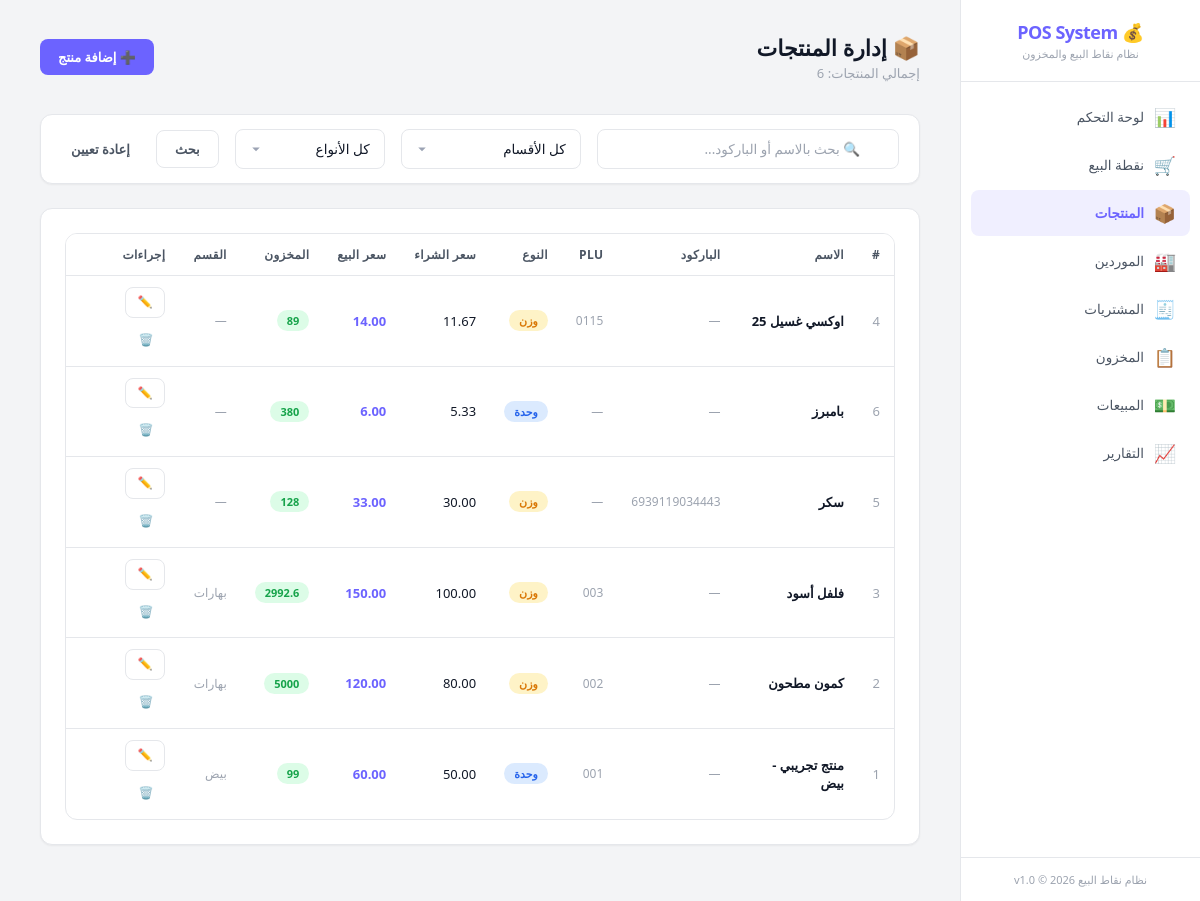
The page /?page=products on the database its author committed.
### tables this page shows
CREATE TABLE products (
    id INTEGER PRIMARY KEY AUTOINCREMENT,
    name TEXT NOT NULL,
    barcode TEXT DEFAULT NULL,
    plu_code TEXT DEFAULT NULL,
    type TEXT NOT NULL DEFAULT 'unit' CHECK(type IN ('unit', 'pack', 'weight')),
    purchase_price REAL NOT NULL DEFAULT 0,
    sale_price_unit REAL NOT NULL DEFAULT 0,
    sale_price_pack REAL DEFAULT NULL,
    pack_quantity INTEGER DEFAULT NULL,
    stock_quantity REAL NOT NULL DEFAULT 0,
    min_stock REAL NOT NULL DEFAULT 0,
    category TEXT DEFAULT NULL,
    notes TEXT DEFAULT NULL,
    is_active INTEGER NOT NULL DEFAULT 1,
    created_at TEXT NOT NULL DEFAULT (datetime('now', 'localtime')),
    updated_at TEXT NOT NULL DEFAULT (datetime('now', 'localtime'))
, pack_type TEXT DEFAULT 'كرتونة', pack_unit_quantity INTEGER DEFAULT NULL, pack_purchase_price REAL DEFAULT NULL, pack_sale_price REAL DEFAULT NULL);

### www/app/controllers/ProductController.php (called while the page is built, shortened)
<?php
class ProductController {
    private $productService;
    public function __construct() {
        $this->productService = new ProductService();
    }
    public function index() {
        $search = $_GET['search'] ?? '';
        $category = $_GET['category'] ?? '';
        $type = $_GET['type'] ?? '';
        $products = $this->productService->getAll($search, $category, $type);
        include APP_PATH . '/views/layout/header.php';
        include APP_PATH . '/views/products/index.php';
        include APP_PATH . '/views/layout/footer.php';
    }
}

### www/app/config/database.php (called while the page is built, shortened)
<?php
class Database {
    private static $instance = null;
    private $pdo;
    private function __construct() {
        $this->dbPath = __DIR__ . '/../../data/pos_system.db';
        try {
            $this->pdo = new PDO('sqlite:' . $this->dbPath);
            $this->pdo->setAttribute(PDO::ATTR_ERRMODE, PDO::ERRMODE_EXCEPTION);
            $this->pdo->setAttribute(PDO::ATTR_DEFAULT_FETCH_MODE, PDO::FETCH_ASSOC);
            $this->pdo->exec('PRAGMA journal_mode = WAL');
            $this->pdo->exec('PRAGMA foreign_keys = ON');
            $this->pdo->exec('PRAGMA busy_timeout = 5000');
            $this->pdo->exec('PRAGMA synchronous = NORMAL');
            $this->pdo->exec('PRAGMA cache_size = -8000');
            $this->pdo->exec('PRAGMA temp_store = MEMORY');
        } catch (PDOException $e) {
            die('Database connection failed: ' . $e->getMessage());
        }
    }
    public static function getInstance() {
        if (self::$instance === null) {
            self::$instance = new self();
        }
        return self::$instance;
    }
    public function getConnection() {
        return $this->pdo;
    }
    public function migrate() {
        $migrationsDir = __DIR__ . '/../database/migrations/';
        $migrationFiles = glob($migrationsDir . '*.sql');
        sort($migrationFiles);
        foreach ($migrationFiles as $file) {
            $sql = file_get_contents($file);
            try {
                $this->pdo->exec($sql);
            } catch (PDOException $e) {
                if (strpos($e->getMessage(), 'already exists') === false &&
                    strpos($e->getMessage(), 'UNIQUE constraint') === false) {
                    error_log('Migration error in ' . basename($file) . ': ' . $e->getMessage());
                }
            }
        }
    }
}

### www/app/services/ProductService.php (called while the page is built, shortened)
<?php
class ProductService {
    private $productRepo;
    public function __construct() {
        $this->productRepo = new ProductRepository();
    }
    public function getAll($search = '', $category = '', $type = '') {
        return $this->productRepo->getAll($search, $category, $type);
    }
}

### www/app/repositories/ProductRepository.php (called while the page is built, shortened)
<?php
class ProductRepository {
    private $db;
    public function __construct() {
        $this->db = Database::getInstance()->getConnection();
    }
    public function getAll($search = '', $category = '', $type = '') {
        $sql = "SELECT * FROM products WHERE is_active = 1";
        $params = [];
        $sql .= " ORDER BY name ASC";
        $stmt = $this->db->prepare($sql);
        $stmt->execute($params);
        return $stmt->fetchAll();
    }
}

### www/app/views/products/index.php (the view, shortened to what this page needs)
<div class="page-header">
    <div>
        <h1>📦 إدارة المنتجات</h1>
        <p class="subtitle">إجمالي المنتجات: <?= count($products) ?></p>
    </div>
    <a href="?page=products&action=create" class="btn btn-primary">➕ إضافة منتج</a>
</div>
<div class="card" style="padding:14px 20px;">
    <form class="d-flex align-center gap-2" method="GET">
        <div class="search-box" style="flex:1;">
            <input type="text" name="search" class="form-control" placeholder="🔍 بحث بالاسم أو الباركود..." value="<?= htmlspecialchars($_GET['search'] ?? '') ?>">
        </div>
        <select name="category" class="form-control" style="width:180px;">
            <option value="">كل الأقسام</option>
        </select>
        <select name="type" class="form-control" style="width:150px;">
            <option value="">كل الأنواع</option>
        </select>
        <button type="submit" class="btn btn-outline">بحث</button>
        <a href="?page=products" class="btn btn-ghost">إعادة تعيين</a>
    </form>
</div>
<div class="card">
    <?php if (!empty($products)): ?>
    <div class="table-wrapper">
        <table>
            <thead>
                <tr>
                    <th>#</th>
                    <th>الاسم</th>
                    <th>الباركود</th>
                    <th>PLU</th>
                    <th>النوع</th>
                    <th>سعر الشراء</th>
                    <th>سعر البيع</th>
                    <th>المخزون</th>
                    <th>القسم</th>
                    <th>إجراءات</th>
                </tr>
            </thead>
            <tbody>
                <?php foreach ($products as $p): ?>
                <tr>
                    <td class="text-muted"><?= $p['id'] ?></td>
                    <td class="fw-bold"><?= htmlspecialchars($p['name']) ?></td>
                    <td class="text-muted fs-sm"><?= $p['barcode'] ?: '—' ?></td>
                    <td class="text-muted fs-sm"><?= $p['plu_code'] ?: '—' ?></td>
                    <td>
                        <?php
                        $typeLabels = ['unit' => 'وحدة', 'pack' => 'عبوة', 'weight' => 'وزن'];
                        $typeColors = ['unit' => 'info', 'pack' => 'purple', 'weight' => 'warning'];
                        ?>
                        <span class="badge badge-<?= $typeColors[$p['type']] ?? 'info' ?>"><?= $typeLabels[$p['type']] ?? $p['type'] ?></span>
                    </td>
                    <td><?= number_format($p['purchase_price'], 2) ?></td>
                    <td class="fw-bold text-accent"><?= number_format($p['sale_price_unit'], 2) ?></td>
                    <td>
                        <?php if ($p['stock_quantity'] <= $p['min_stock'] && $p['min_stock'] > 0): ?>
                            <span class="badge badge-danger"><?= $p['stock_quantity'] ?></span>
                        <?php else: ?>
                            <span class="badge badge-success"><?= $p['stock_quantity'] ?></span>
                        <?php endif; ?>
                    </td>
                    <td class="text-muted fs-sm"><?= $p['category'] ?: '—' ?></td>
                    <td>
                        <div class="btn-group">
                            <a href="?page=products&action=edit&id=<?= $p['id'] ?>" class="btn btn-sm btn-outline">✏️</a>
                            <button class="btn btn-sm btn-ghost text-danger" onclick="deleteItem('?page=products&action=delete&id=<?= $p['id'] ?>', 'حذف <?= htmlspecialchars($p['name']) ?>؟')">🗑️</button>
                        </div>
                    </td>
                </tr>
                <?php endforeach; ?>
            </tbody>
        </table>
    </div>
    <?php endif; ?>
</div>

### www/public/css/main.css (style rules this page uses)
:root { --bg-primary: #f3f4f6; --bg-secondary: #ffffff; --bg-card: #ffffff; --bg-card-hover: #f9fafb; --bg-input: #ffffff; --border-color: #e5e7eb; --border-focus: #6c63ff; --text-primary: #111827; --text-secondary: #4b5563; --text-muted: #9ca3af; --accent: #6c63ff; --accent-hover: #5a52e0; --accent-light: rgba(108, 99, 255, 0.1); --success: #16a34a; --success-bg: #dcfce7; --warning: #d97706; --warning-bg: #fef3c7; --danger: #dc2626; --danger-bg: #fee2e2; --info: #2563eb; --info-bg: #dbeafe; --shadow: 0 4px 6px -1px rgba(0, 0, 0, 0.1), 0 2px 4px -1px rgba(0, 0, 0, 0.06); --shadow-sm: 0 1px 2px 0 rgba(0, 0, 0, 0.05); --radius: 12px; --radius-sm: 8px; --radius-lg: 16px; --sidebar-width: 240px; --transition: all 0.2s ease; --font: 'Segoe UI', 'Cairo', Tahoma, sans-serif; }
*, *::before, *::after { box-sizing: border-box; margin: 0; padding: 0; }
html, body { height: 100%; font-family: var(--font); font-size: 14px; background: var(--bg-primary); color: var(--text-primary); direction: rtl; overflow: hidden; }
a { color: var(--accent); text-decoration: none; }
.page-header { display: flex; align-items: center; justify-content: space-between; margin-bottom: 32px; flex-wrap: wrap; gap: 16px; }
.page-header h1 { font-size: 22px; font-weight: 700; color: var(--text-primary); }
.page-header .subtitle { font-size: 13px; color: var(--text-muted); margin-top: 2px; }
.card { background: var(--bg-card); border: 1px solid var(--border-color); border-radius: var(--radius); padding: 24px; margin-bottom: 24px; box-shadow: var(--shadow-sm); }
.btn { display: inline-flex; align-items: center; justify-content: center; gap: 6px; padding: 9px 18px; border: none; border-radius: var(--radius-sm); font-size: 13px; font-weight: 600; font-family: var(--font); cursor: pointer; transition: var(--transition); white-space: nowrap; line-height: 1.4; }
.btn-primary { background: var(--accent); color: #fff; }
.btn-outline { background: transparent; border: 1px solid var(--border-color); color: var(--text-secondary); }
.btn-ghost { background: transparent; color: var(--text-secondary); padding: 6px 10px; }
.btn-sm { padding: 6px 12px; font-size: 12px; }
.btn-group { display: flex; gap: 8px; flex-wrap: wrap; }
.form-control { width: 100%; padding: 10px 14px; background: var(--bg-input); border: 1px solid var(--border-color); border-radius: var(--radius-sm); color: var(--text-primary); font-size: 13.5px; font-family: var(--font); transition: var(--transition); outline: none; }
.form-control::placeholder { color: var(--text-muted); }
select.form-control { appearance: none; background-repeat: no-repeat; background-position: 14px center; padding-left: 32px; }
.table-wrapper { overflow-x: auto; border-radius: var(--radius); border: 1px solid var(--border-color); }
table { width: 100%; border-collapse: collapse; font-size: 13px; }
thead { background: var(--bg-secondary); }
th { padding: 12px 14px; text-align: right; font-weight: 600; color: var(--text-secondary); font-size: 12px; text-transform: uppercase; letter-spacing: 0.3px; border-bottom: 1px solid var(--border-color); white-space: nowrap; }
td { padding: 11px 14px; border-bottom: 1px solid var(--border-color); color: var(--text-primary); }
tbody tr:last-child td { border-bottom: none; }
.badge { display: inline-flex; align-items: center; padding: 3px 10px; border-radius: 20px; font-size: 11px; font-weight: 600; }
.badge-success { background: var(--success-bg); color: var(--success); }
.badge-warning { background: var(--warning-bg); color: var(--warning); }
.badge-info { background: var(--info-bg); color: var(--info); }
.search-box { position: relative; }
.search-box input { padding-right: 38px; }
.text-danger { color: var(--danger); }
.text-muted { color: var(--text-muted); }
.text-accent { color: var(--accent); }
.fw-bold { font-weight: 700; }
.fs-sm { font-size: 12px; }
.d-flex { display: flex; }
.align-center { align-items: center; }
.gap-2 { gap: 16px; }

### rows shown on the page
products: id "4", name "اوكسي غسيل 25", barcode "—", plu_code "0115", type "وزن", purchase_price "11.67", sale_price_unit "14.00", stock_quantity "89", category "—"
products: id "6", name "بامبرز", barcode "—", plu_code "—", type "وحدة", purchase_price "5.33", sale_price_unit "6.00", stock_quantity "380", category "—"
products: id "5", name "سكر", barcode "6939119034443", plu_code "—", type "وزن", purchase_price "30.00", sale_price_unit "33.00", stock_quantity "128", category "—"
products: id "3", name "فلفل أسود", barcode "—", plu_code "003", type "وزن", purchase_price "100.00", sale_price_unit "150.00", stock_quantity "2992.6", category "بهارات"
products: id "2", name "كمون مطحون", barcode "—", plu_code "002", type "وزن", purchase_price "80.00", sale_price_unit "120.00", stock_quantity "5000", category "بهارات"
products: id "1", name "منتج تجريبي - بيض", barcode "—", plu_code "001", type "وحدة", purchase_price "50.00", sale_price_unit "60.00", stock_quantity "99", category "بيض"

### other values the page prints
count($products) "6"
